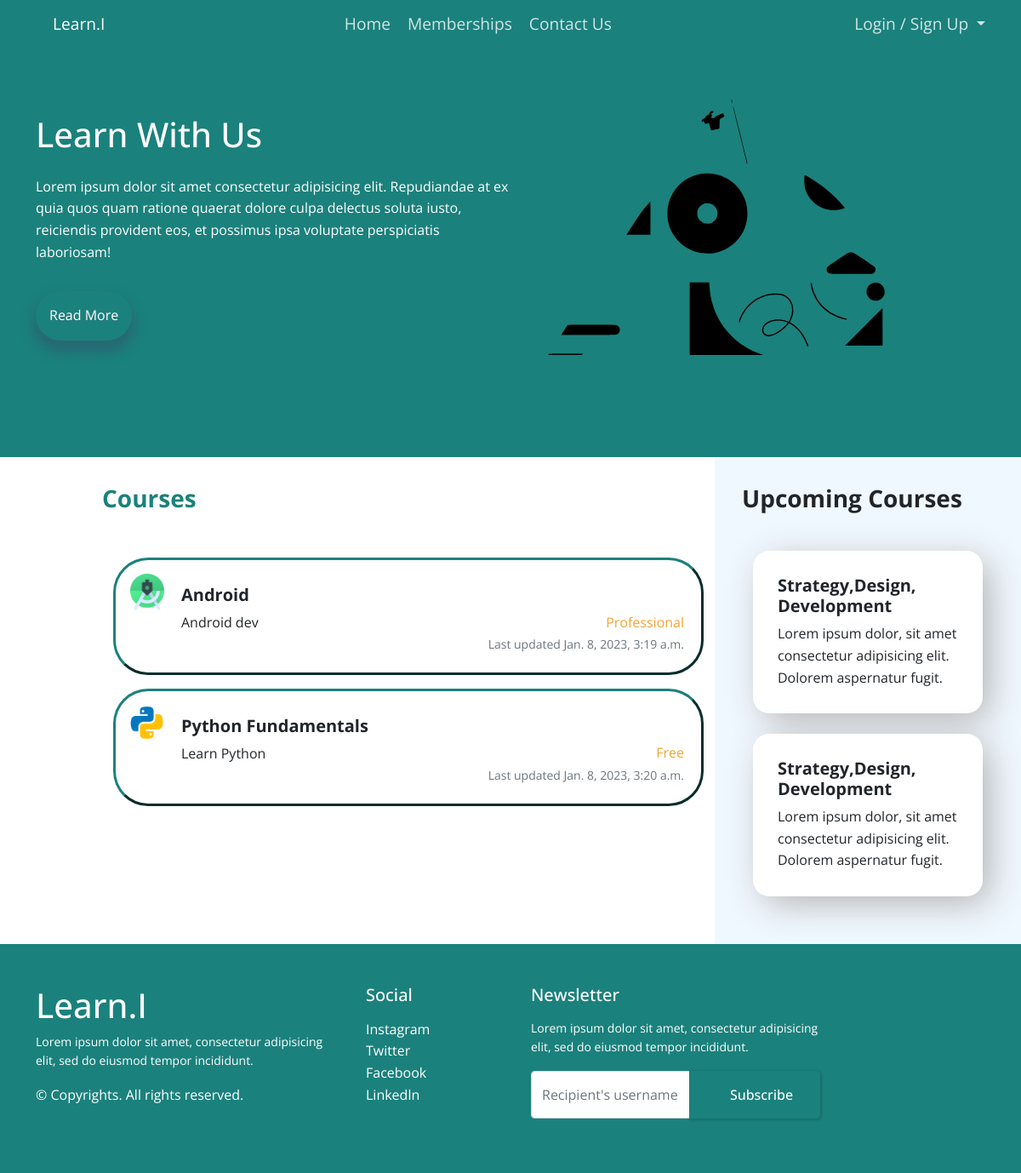
The page / on the database its author committed.
### course/models.py (models this page shows, shortened)
class Course(models.Model):
    slug = models.SlugField()
    title = models.CharField(max_length=120)
    description = models.TextField()
    allowed_memberships = models.ManyToManyField(Membership)
    thumbnail = models.ImageField(null=True)
    updated = models.DateTimeField(auto_now=True)
    created = models.DateField(auto_now_add=True)
    def __str__(self):
        return self.title
    def get_absolute_url(self):
        return reverse("course:detail", kwargs={"slug": self.slug})

### membership/models.py (models this page shows, shortened)
class Membership(models.Model):
    slug = models.SlugField()
    membership_type = models.CharField(choices=MEMBERSHIP_CHOICES,
                                       default='Free',
                                       max_length=30)
    price = models.IntegerField(default=15)
    mpesa_plan_id = models.CharField(max_length=40)

### course/views.py (the view)
# urls.py: path('', CourseListView.as_view(), name='home'),
class CourseListView(ListView):
    model = Course

### course/templates/course/course_list.html
{% extends 'course/base.html' %}
{% load static %}
{% block content %}
{% include 'course/more_info.html' %}
<div class="">
    <div class="section-courses">
        <div class="left">
            <div class="courses-top">
                <h3 class="title">Courses</h3>
            </div>
            {% for object in object_list %}
            <div class="card mb-3" style="max-width: 840px;">
                <a href="{{ object.get_absolute_url }}">
            <div class="row g-0">
                    <div class="col-md-4" style="height:48; width:48px;">
                        <img src="{% static object.thumbnail.url %}" class="img-fluid rounded-start" alt="...">
                    </div>
                    <div class="col-md-8">
                        <div class="card-body">
                            <h5 class="card-title">{{ object }}</h5>
                            <p class="card-text">{{object.description}}</p>
                            <div class="card_bottom">
                                <span class=" course_membership">
                                    {% for membership in object.allowed_memberships.all %}
                                    {{membership.membership_type}}
                                    {% endfor %}
                                </span>
                                <p class="card-text"><small class="text-muted">Last updated {{object.updated}}</small>
                                </p>
                            </div>
                        </div>
                    </div>
            </div></a>
        </div>
        {% endfor %}
    </div>
    <div class="right">
        <div class="upcoming-top ">
            <h3 class="title">
                Upcoming Courses
            </h3>
        </div>
        <div class="card mb-4">
            <div class="card-body">
                <h5 style="font-weight: 700;" class="card-title">Strategy,Design, Development</h5>
                <p class="card-text">{{x}}Lorem ipsum dolor, sit amet consectetur adipisicing elit. Dolorem aspernatur
                    fugit.</p>
            </div>
        </div>
        <div class="card mb-4">
            <div class="card-body">
                <h5 style="font-weight: 700;" class="card-title">Strategy,Design, Development</h5>
                <p class="card-text">{{x}}Lorem ipsum dolor, sit amet consectetur adipisicing elit. Dolorem aspernatur
                    fugit.
                    </p>
            </div>
        </div>
    </div>
</div>
</div>
{% endblock %}

### static/css/main.css (style rules this page uses)
:root { --colorbackgrounddark: #1b817c; --colorbackgroundlight: #fff; --colortextdark: #000; --colortextlight: #fff; --colorbtnlight: #f2a433; --titletextsize: 3em; --subtitlesize: 1.5em; --normaltextsize: 1.2em; --titlefontweight: 700; --subtitlefontweight: 500; --sectionheight: 865px; --sectionpadding: 60px 0 120px 0; --sectiontopmargin: 0 0 70px 0; --webkit-box-shadow: 10px 10px 43px -2px rgba(179, 179, 179, 1); --moz-box-shadow: 10px 10px 43px -2px rgba(179, 179, 179, 1); --box-shadow: 10px 10px 43px -2px rgba(179, 179, 179, 1); }
* { font-family: "Open Sans", sans-serif; }
a { color: inherit; text-decoration: none; transition: all 0.7s; cursor: pointer; }
html { min-height: 100%; position: relative; }
body { line-height: 1.6; min-height: 100vh; }
.section-courses { margin: auto; padding: 0 0 0 120px; display: grid; grid-template-columns: 2fr 1fr; }
.section-courses .card { padding: 13px; margin: 13px; border-radius: 41px 41px 41px 41px; -webkit-border-radius: 41px 41px 41px 41px; -moz-border-radius: 41px 41px 41px 41px; border: 3px outset #1b817c; }
.courses-top { flex-direction: column; padding: 32px 0; }
.courses-top .title { color: #1b817c; font-weight: 700; font-weight: var(--titlefontweight); }
.section-courses .card_bottom { position: absolute; bottom: 0; right: 0; margin: 0 20px 20px 0; display: grid; grid-template-rows: 1fr 0.5fr; text-align: end; }
.section-courses .card_bottom .course_membership { color: var(--colorbtnlight); }
.section-courses .right { position: relative; background-color: aliceblue; padding: 32px; }
.section-courses .right .upcoming-top .title { font-weight: 700; font-weight: var(--titlefontweight); padding-bottom: 32px; }
.section-courses .right .card { -webkit-box-shadow: var(--webkit-box-shadow); -moz-box-shadow: var(--moz-box-shadow); box-shadow: var(--box-shadow); border-radius: 19px 19px 19px 19px; -moz-border-radius: 19px 19px 19px 19px; -webkit-border-radius: 19px 19px 19px 19px; border: 0px solid #000000; }
.card-title { font-weight: 700; }

### rows shown on the page
Course: thumbnail (picture), title "Android", description "Android dev", updated "Jan. 8, 2023, 3:19 a.m."
Membership: membership_type "Professional"
Course: thumbnail (picture), title "Python Fundamentals", description "Learn Python", updated "Jan. 8, 2023, 3:20 a.m."
Membership: membership_type "Free"
